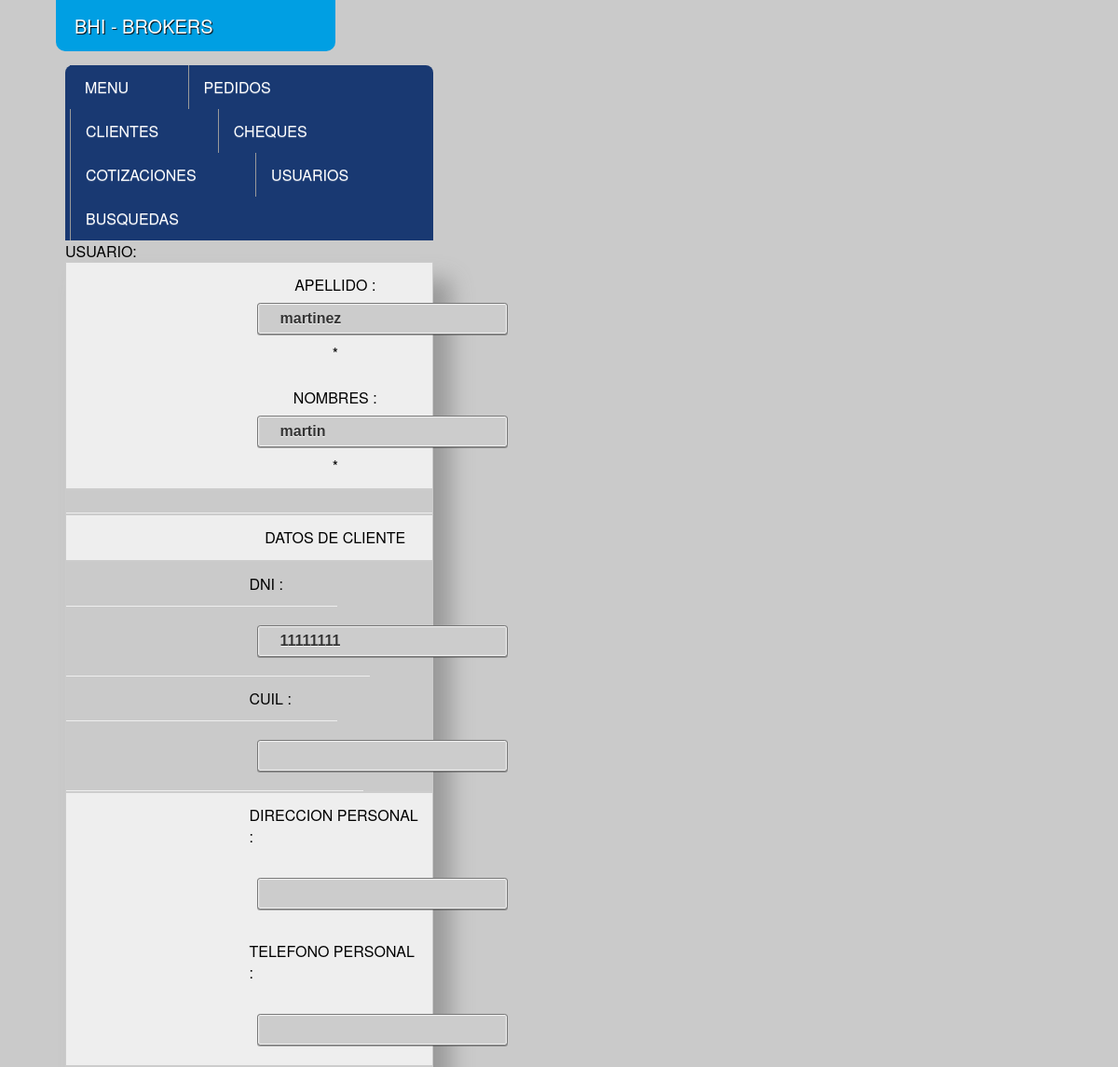
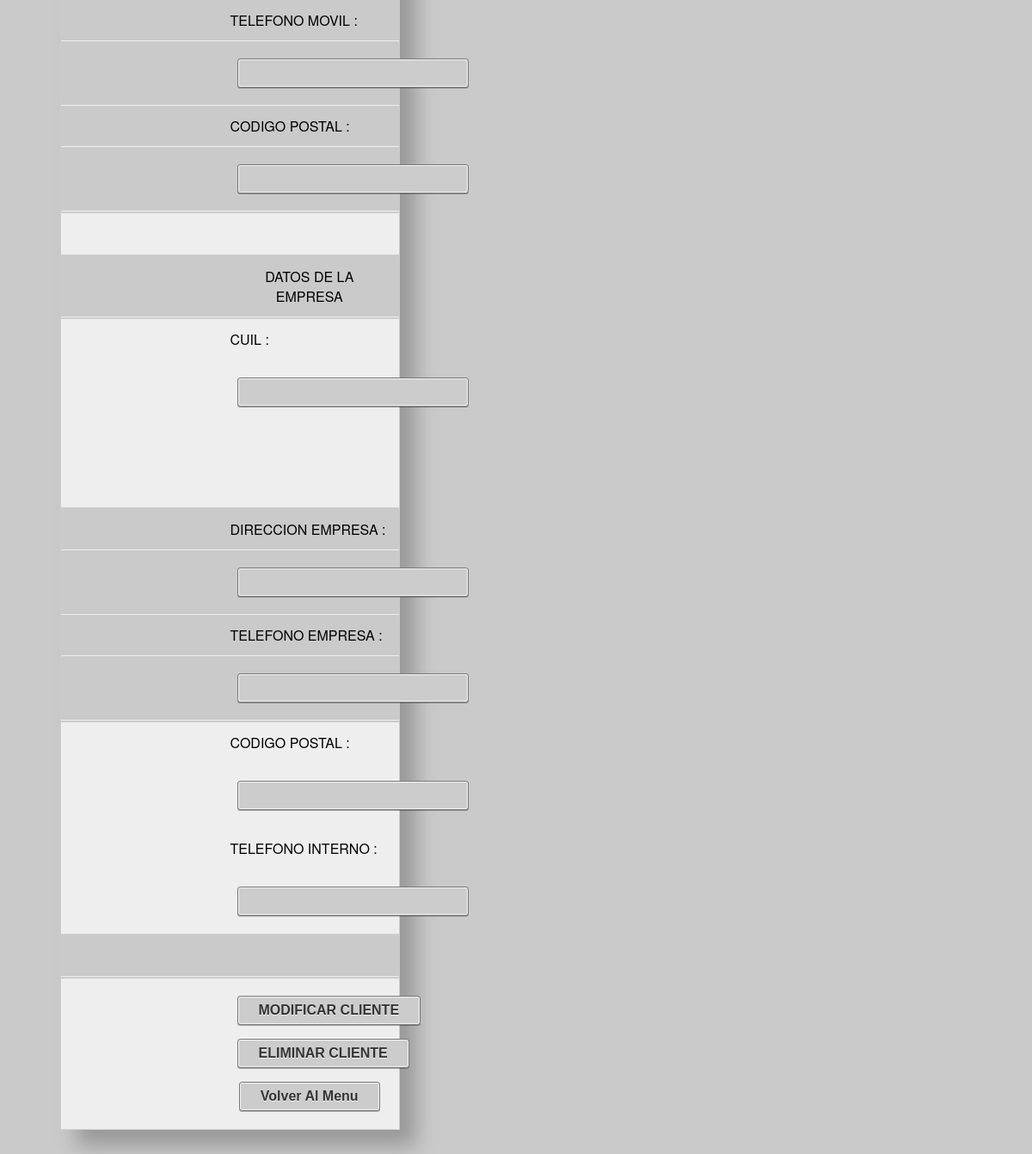
The app's page /nuevocliente.php?cod_cli=1 with its own data (2 pictures, top to bottom).
### tables this page shows
CREATE TABLE IF NOT EXISTS `clientes` (
  `cod_cli` int(11) NOT NULL AUTO_INCREMENT,
  `ape_cli` char(40) NOT NULL,
  `nom_cli` char(40) NOT NULL,
  `dni` int(8) NOT NULL,
  `cuil` int(11) NOT NULL,
  `dir_per` char(80) NOT NULL,
  `tel_per` int(20) NOT NULL,
  `tel_movil` int(24) NOT NULL,
  `cp_per` char(40) NOT NULL,
  `cuil_empre` int(11) NOT NULL,
  `dir_empre` char(150) NOT NULL,
  `tel_empre` int(20) NOT NULL,
  `cp_empre` char(40) NOT NULL,
  `int_empre` int(8) NOT NULL,
  PRIMARY KEY (`cod_cli`)
);

### nuevocliente.php (the view, shortened to what this page needs)
<?php
 $Xnombre ="";
if($_POST){
	$Xcod_clinte = trim($_GET['cod_cli']);
	$Xaccion	 = trim($_GET['accion']);
	if(strlen($Xcod_clinte)==0){
		$Xcod_clinte ="000";
	}
	if($_POST['BTNvolver']){
 		header ('location:index.php');
		exit();
	}
	if($_POST['BTNnuecli']){
		$Xtodo_ok 		= true;
		$Xerror 		= "";
		$Xerror_TXTape	= "";
		$Xerror_TXTnom	= "";
		$ya_existe		= false;
		$Xerror_num 	= "";
		$TXTape 	= strtoupper($_POST['TXTape']);
		$TXTnom 	= strtoupper($_POST['TXTnom']);
		$TXTdni 	= $_POST['TXTdni'];
		$TXTcuil	= $_POST['TXTcuil'];
		$TXTdirper	= strtoupper($_POST['TXTdirper']);
		$TXTtelper	= $_POST['TXTtelper'];
		$TXTtelmov	= $_POST['TXTtelmov'];
		$TXTcodpos	= strtoupper($_POST['TXTcodpos']);
		$TXTcuilempre 		= $_POST['TXTcuilempre'];
		$TXTdirempre 		= strtoupper($_POST['TXTdirempre']);
		$TXTtelempre 		= $_POST['TXTtelempre'];
		$TXTcodposempre 	= strtoupper($_POST['TXTcodposempre']);
		$TXTtelinterno	 	= $_POST['TXTtelinterno'];
		if(strlen($TXTape)==0){
			$Xtodo_ok = FALSE;
			$Xerror	= "DEBE AGREGAR UN APELLIDO";
		}
		if(strlen($TXTnom)==0){
			$Xtodo_ok = FALSE;
			$Xerror	= "DEBE AGREGAR UN NOMBRE";
		}
		if(strlen($TXTdni)==0){
			$TXTdni = "";
		}else{
			if(!is_numeric($TXTdni)){
				$Xtodo_ok = FALSE;
				$Xerror_num.= " DNI ";
			}
		}
		if(strlen($TXTcuil)==0){
			$TXTcuil = "";
		}else{
			if(!is_numeric($TXTcuil)){
				$Xtodo_ok = FALSE;
				$Xerror_num.= " CUIL ";
			}
		}
		if(strlen($TXTdirper)==0){
			$TXTdirper = "";
		}
		if(strlen($TXTtelper)==0){
			$TXTtelper = "";
		}else{
			if(!is_numeric($TXTtelper)){
				$Xtodo_ok = FALSE;
				$Xerror_num.= " TELEFONO PERSONAL ";
			}
		}
		if(strlen($TXTtelmov)==0){
			$TXTtelmov = "";
		}else{
			if(!is_numeric($TXTtelmov)){
				$Xtodo_ok = FALSE;
				$Xerror_num.= " CELULAR  ";
			}
		}
		if(strlen($TXTcodpos)==0){
			$TXTcodpos = "";
		}else{
			if(!is_numeric($TXTcodpos)){
				$Xtodo_ok = FALSE;
				$Xerror_num.= " CODIGO POSTAL ";
			}
		}
		if(strlen($TXTcuilempre)==0){
			$TXTcuilempre = "";
		}else{
			if(!is_numeric($TXTcuilempre)){
				$Xtodo_ok = FALSE;
				$Xerror_num.= " CUIL DE LA EMPRESA  ";
			}
		}
		if(strlen($TXTdirempre)==0){
			$TXTdirempre = "";
		}
		if(strlen($TXTtelempre)==0){
			$TXTtelempre = "";
		}else{
			if(!is_numeric($TXTtelempre)){
				$Xtodo_ok = FALSE;
				$Xerror_num.= " TEL DE LA EMPRESA  ";
			}
		}
		if(strlen($TXTcodposempre)==0){
			$TXTcodposempre = "";
		}else{
			if(!is_numeric($TXTcodposempre)){
				$Xtodo_ok = FALSE;
				$Xerror_num.= " CODIGO POSTAL DE LA EMPRESA ";
			}
		}
		if(strlen($TXTtelinterno)==0){
			$TXTtelinterno = "";
		}else{
			if(!is_numeric($TXTtelinterno)){
				$Xtodo_ok = FALSE;
				$Xerror_num.= " TEL. INTERNO DE LA EMPRESA ";
			}
		}
		if(strlen($Xerror_num)!=0){
			$Xerror_num.= " DEBE/DEBEN SER NUMERICO/NUMERICOS ";
		}
		if($Xtodo_ok==true){
			$db  = conecto();
			$sql = " INSERT INTO clientes (ape_cli, nom_cli, dni, cuil, dir_per, tel_per, tel_movil, cp_per, cuil_empre, dir_empre, tel_empre, cp_empre, int_empre) VALUES ('".$TXTape."','".$TXTnom."', '".$TXTdni."', '".$TXTcuil."','".$TXTdirper."', '".$TXTtelper."', '".$TXTtelmov."', '".$TXTcodpos."', '".$TXTcuilempre."','".$TXTdirempre."', '".$TXTtelempre."', '".$TXTcodposempre."', '".$TXTtelinterno."') ";
			$r   = mysqli_query($db, $sql);
				if ($r == false){
                        mysqli_close($db);
                        $error = "Error: (" . mysql_errno() . ") " . mysql_error().")";
                 }
				 		$Xcod_clinte = mysqli_insert_id($db);
                        mysqli_close($db);
			if($Xaccion!="crear"){
				echo "<script language='javascript'>
						 alert('El Registro a sido Creado');
						window.location.href='nuevocliente.php?cod_cli=".$Xcod_clinte."'; </script>";
			}else{
				echo "<script language='javascript'>
						 alert('El Registro a sido Creado');
						window.location.href='nuevopresu.php?cod_cli=".$Xcod_clinte."'; </script>";
			}
		}
	}
	if($_POST['BTNmodcli']){
		$Xtodo_ok 		= true;
		$Xerror 		= "";
		$Xerror_TXTape	= "";
		$Xerror_TXTnom	= "";
		$ya_existe		= false;
		$TXTape 	= strtoupper($_POST['TXTape']);
		$TXTnom 	= strtoupper($_POST['TXTnom']);
		$TXTdni 	= $_POST['TXTdni'];
		$TXTcuil	= $_POST['TXTcuil'];
		$TXTdirper	= strtoupper($_POST['TXTdirper']);
		$TXTtelper	= $_POST['TXTtelper'];
		$TXTtelmov	= $_POST['TXTtelmov'];
		$TXTcodpos	= strtoupper($_POST['TXTcodpos']);
		$TXTcuilempre 		= $_POST['TXTcuilempre'];
		$TXTdirempre 		= strtoupper($_POST['TXTdirempre']);
		$TXTtelempre 		= $_POST['TXTtelempre'];
		$TXTcodposempre 	= strtoupper($_POST['TXTcodposempre']);
		$TXTtelinterno	 	= $_POST['TXTtelinterno'];
		if(strlen($TXTape)==0){
			$Xtodo_ok = FALSE;
			$Xerror	= "DEBE AGREGAR UN APELLIDO";
		}
		if(strlen($TXTnom)==0){
			$Xtodo_ok = FALSE;
			$Xerror	= "DEBE AGREGAR UN NOMBRE";
		}
		if(strlen($TXTdni)==0){
			$TXTdni = "";
		}else{
			if(!is_numeric($TXTdni)){
				$Xtodo_ok = FALSE;
				$Xerror_num.= " DNI ";
			}
		}
		if(strlen($TXTcuil)==0){
			$TXTcuil = "";
		}else{
			if(!is_numeric($TXTcuil)){
				$Xtodo_ok = FALSE;
				$Xerror_num.= " CUIL ";
			}
		}
		if(strlen($TXTdirper)==0){
			$TXTdirper = "";
		}
		if(strlen($TXTtelper)==0){
			$TXTtelper = "";
		}else{
			if(!is_numeric($TXTtelper)){
				$Xtodo_ok = FALSE;
				$Xerror_num.= " TELEFONO PERSONAL ";
			}
		}
		if(strlen($TXTtelmov)==0){
			$TXTtelmov = "";
		}else{
			if(!is_numeric($TXTtelmov)){
				$Xtodo_ok = FALSE;
				$Xerror_num.= " CELULAR  ";
			}
		}
		if(strlen($TXTcodpos)==0){
			$TXTcodpos = "";
		}else{
			if(!is_numeric($TXTcodpos)){
				$Xtodo_ok = FALSE;
				$Xerror_num.= " CODIGO POSTAL ";
			}
		}
		if(strlen($TXTcuilempre)==0){
			$TXTcuilempre = "";
		}else{
			if(!is_numeric($TXTcuilempre)){
				$Xtodo_ok = FALSE;
				$Xerror_num.= " CUIL DE LA EMPRESA  ";
			}
		}
		if(strlen($TXTdirempre)==0){
			$TXTdirempre = "";
		}
		if(strlen($TXTtelempre)==0){
			$TXTtelempre = "";
		}else{
			if(!is_numeric($TXTtelempre)){
				$Xtodo_ok = FALSE;
				$Xerror_num.= " TEL DE LA EMPRESA  ";
			}
		}
		if(strlen($TXTcodposempre)==0){
			$TXTcodposempre = "";
		}else{
			if(!is_numeric($TXTcodposempre)){
				$Xtodo_ok = FALSE;
				$Xerror_num.= " CODIGO POSTAL DE LA EMPRESA ";
			}
		}
		if(strlen($TXTtelinterno)==0){
			$TXTtelinterno = "";
		}else{
			if(!is_numeric($TXTtelinterno)){
				$Xtodo_ok = FALSE;
				$Xerror_num.= " TEL. INTERNO DE LA EMPRESA ";
			}
		}
		if(strlen($Xerror_num)!=0){
			$Xerror_num.= " DEBE/DEBEN SER NUMERICO/NUMERICOS ";
		}
		if($Xtodo_ok==true){
			$db  = conecto();
			$sql = " UPDATE clientes SET
					ape_cli = '".$TXTape."',
					nom_cli = '".$TXTnom."',
					dni = '".$TXTdni."',
					cuil = '".$TXTcuil."',
					dir_per = '".$TXTdirper."',
					tel_per = '".$TXTtelper."',
					tel_movil = '".$TXTtelmov."',
					cp_per = '".$TXTcodpos."',
					cuil_empre = '".$TXTcuilempre."',
					dir_empre = '".$TXTdirempre."',
					tel_empre = '".$TXTtelempre."',
					cp_empre = '".$TXTcodposempre."',
					int_empre = '".$TXTtelinterno."'
					where cod_cli = '".$Xcod_clinte."' ";
			$r   = mysqli_query($db, $sql);
				if ($r == false){
                        mysqli_close($db);
                        $error = "Error: (" . mysql_errno() . ") " . mysql_error().")";
                 }
                        mysqli_close($db);
			echo "<script language='javascript'>
					 alert('El Registro a sido Modificado');
					window.location.href='nuevocliente.php?cod_cli=".$Xcod_clinte."'; </script>";
		}
	}
	if($_POST['BTNdelcli']){
		$Xtodo_ok=true;
		if($Xtodo_ok==true){
			$db  = conecto();
			$sql = " DELETE FROM clientes where cod_cli = '".$Xcod_clinte."' ";
			$r   = mysqli_query($db, $sql);
				if ($r == false){
                        mysqli_close($db);
                        $error = "Error: (" . mysql_errno() . ") " . mysql_error().")";
                 }
                        mysqli_close($db);
		echo "<script language='javascript'>
				 alert('El Registro a sido Eliminado');
				window.location.href='cliente.php'; </script>";
		}
	}
}else{
	$Xerror 		= "";
	$Xcod_clinte = trim($_GET['cod_cli']);
	if($Xcod_clinte!="000"){
	$db1  = conecto();
	$sql1 = " SELECT * FROM clientes where cod_cli = '".$Xcod_clinte."' ";
	$r1   = mysqli_query($db1, $sql1);
		while ($arr1 = mysqli_fetch_array($r1))
		{
			$TXTape 	= $arr1['ape_cli'];
			$TXTnom 	= $arr1['nom_cli'];
			$TXTdni 	= $arr1['dni'];
			$TXTcuil	= $arr1['cuil'];
			$TXTdirper	= $arr1['dir_per'];
			$TXTtelper	= $arr1['tel_per'];
			$TXTtelmov	= $arr1['tel_movil'];
			$TXTcodpos	= $arr1['cp_per'];
			$TXTcuilempre 	= $arr1['cuil_empre'];
			$TXTdirempre 	= $arr1['dir_empre'];
			$TXTtelempre 	= $arr1['tel_empre'];
			$TXTcodposempre = $arr1['cp_empre'];
			$TXTtelinterno 	= $arr1['int_empre'];
		}
		if($TXTcuil==0){$TXTcuil = "";}
		if(strlen($TXTdirper)==0){$TXTdirper = "";}
		if($TXTtelper==0){$TXTtelper = "";}
		if($TXTtelmov==0){$TXTtelmov = "";}
		if(strlen($TXTcodpos)==0){$TXTcodpos = "";}
		if($TXTcuilempre==0){$TXTcuilempre = "";}
		if(strlen($TXTdirempre)==0){$TXTdirempre = "";}
		if($TXTtelempre==0){$TXTtelempre = "";}
		if(strlen($TXTcodposempre)==0){$TXTcodposempre = "";}
		if($TXTtelinterno==0){$TXTtelinterno = "";}
		}
}
?>
<!DOCTYPE html>
<html>
 <head>
	<link rel="stylesheet" href="css/style.css">
    <link rel="stylesheet" type="text/css" href="css/slimmenu.css">
 </head>
<body>
	<div class="logo">BHI - BROKERS</div>
	<div id="page-wrap">
 	<form action="" method="post" name="form1" >
   <?php include 'menu.php'; ?>
	<p>USUARIO: <?php echo $Xnombre; ?></p>
    <table class="sombra">
		<tbody>
		 <tr>
		   <td colspan="2"><div align="center">APELLIDO<span style="color: #000">
		     <label for="TXTape">:</label>
		     <input name="TXTape" type="text" class="button" id="TXTape" maxlength="40" <?php echo 'value="'.$TXTape.'"'; ?>>
		     <?php if(strlen($Xerror!=0)) echo "*";?>
		     </span>
	       </div></td>
			<td colspan="4"><div align="center">NOMBRES
			  <label for="TXTnom">:</label>
              <input name="TXTnom" type="text" class="button" id="TXTnom" maxlength="40" <?php echo 'value="'.$TXTnom.'"'; ?>>
		      <span style="color: #000">
		      <?php if(strlen($Xerror!=0)) echo "*";?>
		      </span></div></td>
		  </tr>
         <tr>
			<td colspan="4"><?php echo '<div align="center" style="color:red; font-weight: bold;">'.$Xerror." ".$Xerror_num.'</div>'; ?></td>
		  </tr>
		 <tr>
		   <td colspan="4"><div align="center"><span style="color: #000">DATOS DE CLIENTE</span></div></td>
	      </tr>
         <tr>
           <td width="21%">DNI<span style="color: #000">
           <label for="TXTape3">:</label>
           </span></td>
           <td width="30%"><div align="center"><span style="color: #000">
             <input name="TXTdni" type="text" class="button" id="TXTdni" maxlength="8" <?php echo 'value="'.$TXTdni.'"'; ?>>
           </span> </div></td>
           <td width="21%">CUIL
           <label for="textfield3">:</label></td>
           <td width="28%"><div align="center">
             <input name="TXTcuil" type="text" class="button" id="TXTcuil" maxlength="11" <?php echo 'value="'.$TXTcuil.'"'; ?>>
           </div></td>
         </tr>
         <tr>
           <td>DIRECCION PERSONAL<span style="color: #000">
           <label for="TXTape4">:</label>
           </span></td>
           <td><div align="center"><span style="color: #000">
             <input name="TXTdirper" type="text" class="button" id="TXTdirper" maxlength="80" <?php echo 'value="'.$TXTdirper.'"'; ?>>
           </span></div></td>
           <td>TELEFONO PERSONAL
           <label for="textfield4">:</label></td>
           <td><div align="center">
             <input name="TXTtelper" type="text" class="button" id="TXTtelper" maxlength="20" <?php echo 'value="'.$TXTtelper.'"'; ?>>
           </div></td>
          </tr>
         <tr>
           <td>TELEFONO MOVIL <span style="color: #000">
           <label for="TXTape5">:</label>
           </span></td>
           <td><div align="center"><span style="color: #000">
             <input name="TXTtelmov" type="text" class="button" id="TXTtelmov" maxlength="24" <?php echo 'value="'.$TXTtelmov.'"'; ?>>
           </span></div></td>
           <td>CODIGO POSTAL <span style="color: #000">
           <label for="TXTape7">:</label>
           </span></td>
           <td><div align="center"><span style="color: #000">
             <input name="TXTcodpos" type="text" class="button" id="TXTcodpos" maxlength="40" <?php echo 'value="'.$TXTcodpos.'"'; ?>>
           </span></div></td>
          </tr>
         <tr>
           <td colspan="4">&nbsp;</td>
         </tr>
         <tr>
           <td colspan="4"><div align="center"><span style="color: #000">DATOS DE LA EMPRESA</span></div></td>
         </tr>
         <tr>
           <td width="21%">CUIL
           <label for="textfield6">:</label></td>
           <td width="30%"><div align="center">
             <input name="TXTcuilempre" type="text" class="button" id="TXTcuilempre" maxlength="11" <?php echo 'value="'.$TXTcuilempre.'"'; ?>>
           </div></td>
           <td width="21%">&nbsp;</td>
           <td width="28%">&nbsp;</td>
          </tr>
         <tr>
           <td>DIRECCION EMPRESA<span style="color: #000">
             <label for="TXTape4">:</label>
           </span></td>
           <td><div align="center"><span style="color: #000">
             <input name="TXTdirempre" type="text" class="button" id="TXTdirempre" maxlength="150" <?php echo 'value="'.$TXTdirempre.'"'; ?>>
           </span></div></td>
           <td>TELEFONO EMPRESA
           <label for="textfield4">:</label></td>
           <td><div align="center">
             <input name="TXTtelempre" type="text" class="button" id="TXTtelempre" maxlength="20" <?php echo 'value="'.$TXTtelempre.'"'; ?>>
           </div></td>
          </tr>
		 <tr>
		   <td>CODIGO POSTAL <span style="color: #000">
		     <label for="TXTape5">:</label>
		     </span></td>
		   <td><div align="center"><span style="color: #000">
		     <input name="TXTcodposempre" type="text" class="button" id="TXTcodposempre" maxlength="40" <?php echo 'value="'.$TXTcodposempre.'"'; ?>>
		   </span></div></td>
		   <td>TELEFONO INTERNO
		     <label for="textfield5">:</label></td>
		   <td><div align="center">
		     <input name="TXTtelinterno" type="text" class="button" id="TXTtelinterno" maxlength="8" <?php echo 'value="'.$TXTtelinterno.'"'; ?>>
	       </div></td>
	      </tr>
		 <tr>
		   <td colspan="4">&nbsp;</td>
	      </tr>
		 <tr>
		   <td colspan="4"><div align="center"><span style="color: #000">
           <?php if ($Xcod_clinte !="000"){
			   		echo '<input type="submit" name="BTNmodcli" id="BTNmodcli" class="button" value="MODIFICAR CLIENTE"><input type="submit" name="BTNdelcli" id="BTNdelcli" class="button" value="ELIMINAR CLIENTE">';
			   	 }else{
					echo '<input type="submit" name="BTNnuecli" id="BTNnuecli" class="button" value="ALTA CLIENTE">';
				} ?>
		   </span><span style="color: #000">
		   <input type="submit" name="BTNvolver" id="BTNvolver" class="button" value="Volver Al Menu">
		   </span></div></td>
	      </tr>
		</tbody>
	</table>
     </form>
    <br>
	</div>
</body>
</html>

### records on screen
clientes: TXTape "martinez", TXTnom "martin", TXTdni "11111111"
